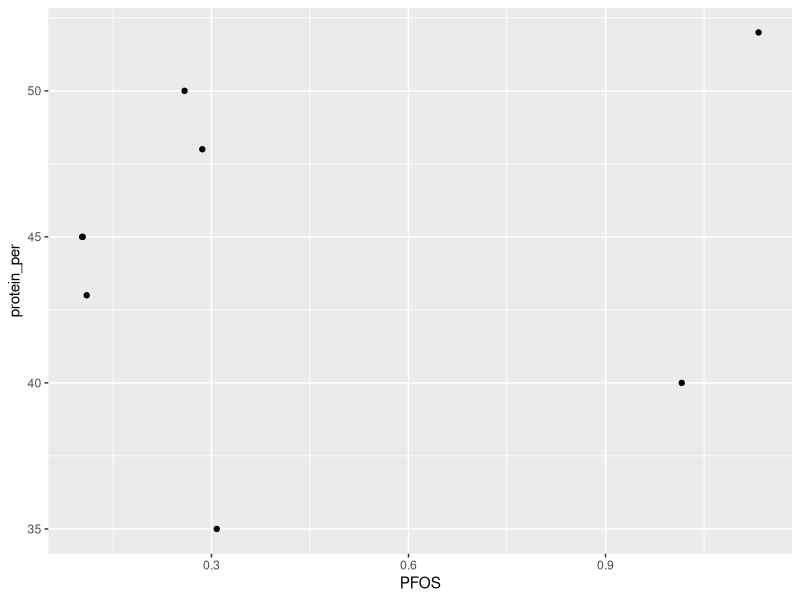
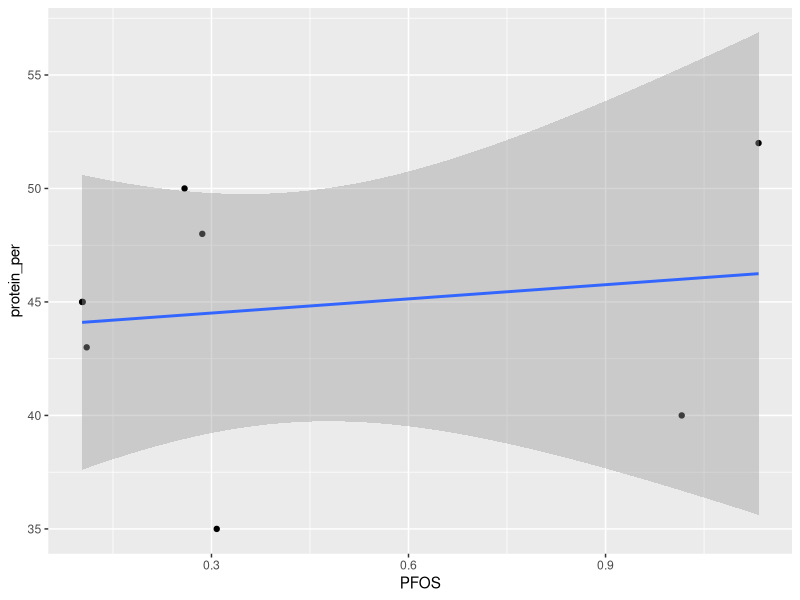
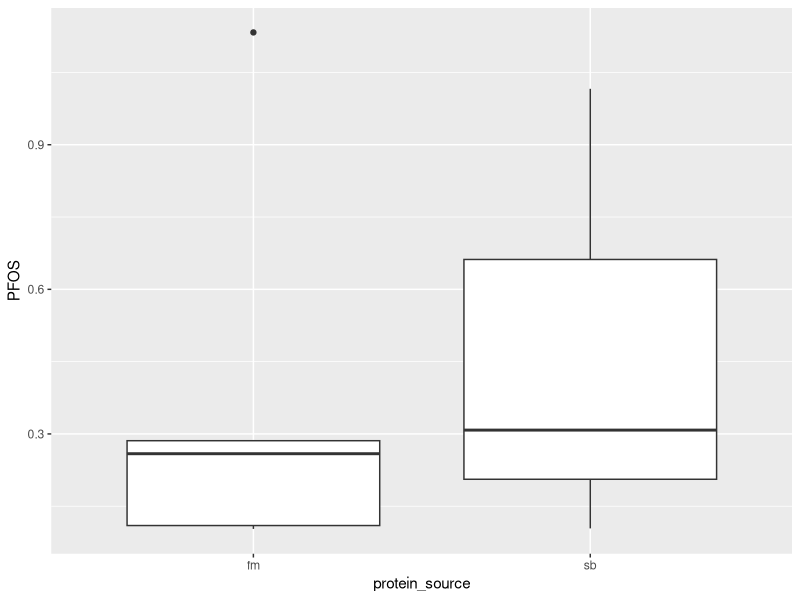
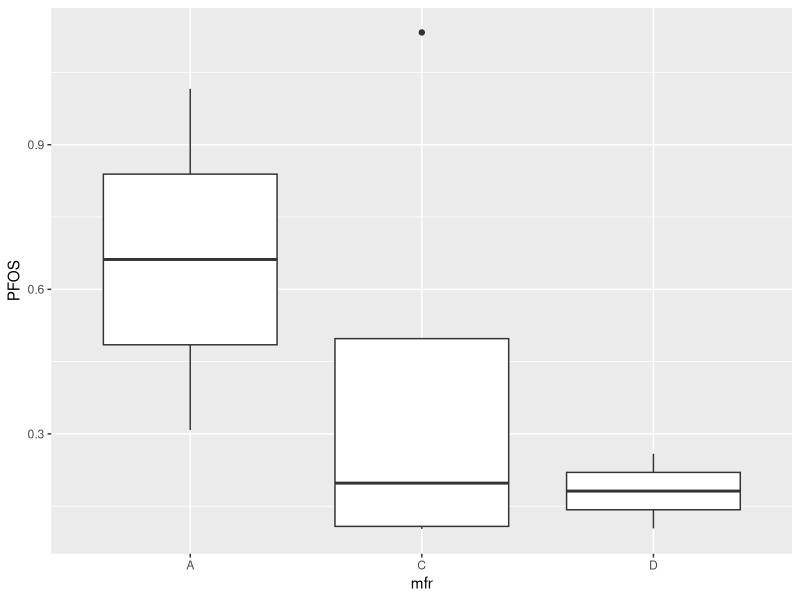

These figures' R source, in order:
## ---- chunk 1
knitr::opts_chunk$set(echo = TRUE)
## ---- chunk 2
library(nlme)

# Read in raw data
feeds <- read.csv('feed_pfas.csv')

# Count occurrences of each unique value in the mfr (manufacturer) column
mfr_counts <- table(feeds$mfr)
print(mfr_counts)
# Because manufacturers B and E have occurrences of less than 3, I will omit them from my analyses

# Count occurrences of each unique value in the protein_source column
protein_source_counts <- table(feeds$protein_source)
print(protein_source_counts)
# Likewise, because protein sources 'ap' and 'pp' each only occur once, I will omit them from my analyses.

# Subset the data to exclude certain protein_source and mfr values
excluded_ps <- c('ap', 'pp')
excluded_mfr <- c('B', 'E')
subset_feeds <- subset(feeds, !(protein_source %in% excluded_ps) & !(mfr %in% excluded_mfr))

# Factor categorical variables
subset_feeds$mfr <- factor(subset_feeds$mfr)
subset_feeds$protein_source <- factor(subset_feeds$protein_source)
## ---- chunk 3
#### PFOS ####

# Run the multiple linear regression
PFOSmodel <- lm(PFOS ~ protein_per + protein_source + mfr, data = subset_feeds)

# View the summary of the model
summary(PFOSmodel)

### scatter plot of protein % and PFOS
library(ggplot2)
ggplot(subset_feeds, aes(x = PFOS, y = protein_per)) +
  geom_point()
ggplot(subset_feeds, aes(x = PFOS, y = protein_per)) +
  geom_point() +
  geom_smooth(method = "lm")

# Boxplot of protein source and PFOS
ggplot(subset_feeds, aes(x = protein_source, y = PFOS)) +
  geom_boxplot()

# Boxplot of manufacturer and PFOS
ggplot(subset_feeds, aes(x = mfr, y = PFOS)) +
  geom_boxplot()
## ---- chunk 4
# PFNA Model

# Run the multiple linear regression
PFNAmodel <- lm(PFNA ~ protein_per + protein_source + mfr, data = subset_feeds)

# View the summary of the model
summary(PFNAmodel)

# Nothing significant. This is likely due to low power and low variability. The LOD (limit of detection) was used for about half of the feeds, and the LOD varies little between each feed (~0.101 - 0.103 ng/g), so there is low likelihood of significant differences. 

## ---- chunk 5
### PFDA Model

# Run the multiple linear regression
PFDAmodel <- lm(PFDA ~ protein_per + protein_source + mfr, data = subset_feeds)

# View the summary of the model
summary(PFDAmodel)
## ---- chunk 6
# PFUnA Model

# Run the multiple linear regression
PFUnAmodel <- lm(PFUnA ~ protein_per + protein_source + mfr, data = subset_feeds)

# View the summary of the model
summary(PFUnAmodel)
## ---- chunk 7
# Overall, it appears that PFOS is the only compound that appears to differ significantly between manufacturers and protein percentage. The other three compounds found no significant differences. There are several explanations and conclusions that can be drawn from this. Firstly, as mentioned above, the limit of detection (LOD) was used as the concentration of PFNA, PFDA, and PFUnA in some of the feeds. The LOD is the lowest concentration that can be reliably detected and distinguished from background noise. Therefore, it is likely that for the feeds in which the LOD was used, then that compound was not actually present. Because the LOD was used in about half of the feeds for each of the three compounds, there is likely to be no significant differences. 

# Next, we can conclude that there are little amounts of PFAS compounds present in commercial fish feeds. PFOS was the only compound that was present in all of the feeds tested, and there were some significant differences in PFOS between manufacturers and protein percentages. PFOS is the most widespread PFAS compound currently known, so it is not surprising to see it in every feed. 
